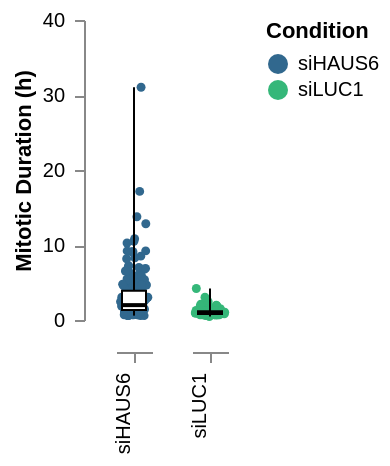

The code cell stored with this chart in its notebook:
### Code cell
Stripbox_MitoticDuration = stripbox_full(
    data = df[df["Dataset"] == 20250807], 
    x = 'Condition', 
    y = 'Mitotic_duration_hrs', 
    y_title = 'Mitotic Duration (h)', 
    y_min = 0, 
    y_max = 40, 
    colour = "Condition"
)
Stripbox_MitoticDuration

### Figure 1 — Vega-Lite specification as saved in the notebook (floating-point values rounded to 4 significant figures; data arrays with more than 128 entries replaced by an {"elided": "..."} marker saying what was removed)
{"config": {"view": {"continuousWidth": 300, "continuousHeight": 300, "stroke": "transparent", "strokeWidth": 0.5}, "axis": {"grid": true, "labelPadding": 5, "offset": 15, "ticks": true}, "facet": {"spacing": 18}, "header": {"labelOrient": "bottom", "title": null}}, "data": {"name": "data-2e419f0eb5a71ed4d2acf4cb3210e52b"}, "facet": {"column": {"field": "Condition", "header": {"labelAlign": "right", "labelAngle": -90, "labelOrient": "bottom", "labelPadding": 5, "titleOrient": "top"}, "type": "nominal"}}, "spec": {"layer": [{"mark": {"type": "circle", "opacity": 1, "size": 20}, "encoding": {"color": {"field": "Condition", "scale": {"scheme": "viridis"}, "type": "nominal"}, "x": {"axis": {"grid": false, "labels": false, "ticks": true, "values": [0]}, "field": "jitter", "title": null, "type": "quantitative"}, "y": {"axis": {"grid": false, "labels": true, "ticks": true}, "field": "Mitotic_duration_hrs", "scale": {"domain": [0, 40]}, "title": "Mitotic Duration (h)", "type": "quantitative"}}, "transform": [{"calculate": "(sqrt(-2 * log(random() / 2)) * cos(2 * PI * random() / 2))", "as": "jitter"}]}, {"mark": {"type": "boxplot", "extent": "min-max", "size": 12}, "encoding": {"color": {"value": "white"}, "opacity": {"value": 1}, "stroke": {"value": "black"}, "y": {"field": "Mitotic_duration_hrs", "scale": {"domain": [0, 40]}, "title": "Mitotic Duration (h)", "type": "quantitative"}}}], "height": 150, "width": 18}, "$schema": "https://vega.github.io/schema/vega-lite/v5.20.1.json", "datasets": {"data-2e419f0eb5a71ed4d2acf4cb3210e52b": {"elided": "347 records"}}}
